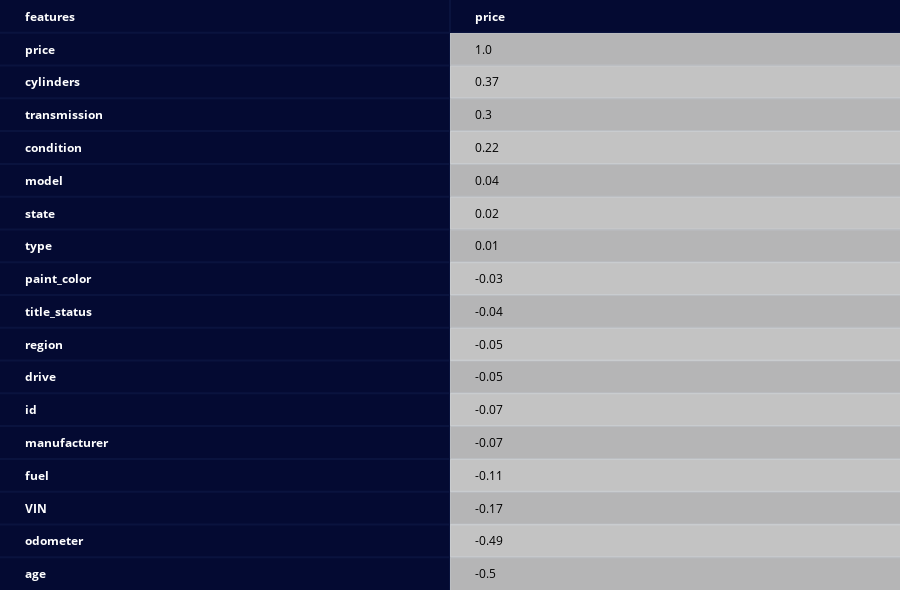

Notebook cell for this chart:
### Markdown cell above
##### As we can see from the describe pandas method, the mean is 0 and std is 1, so our dataset has a normal distribution

### Code cell
# Correlation of Normalise Dataset
corr_matrix_norm = pd.DataFrame(df_norm.corr())
corr_matrix_norm = corr_matrix_norm.round(decimals = 2)
create_table(corr_matrix_norm['price'].sort_values(ascending = False).to_frame(),index_title='features',index=True,)

### Figure 1 — Plotly figure (JSON) as saved in the notebook; plotly's stock layout.template omitted (floating-point values rounded to 4 significant figures)
{"data": [{"colorscale": [[0, "#00083e"], [0.5, "#ededee"], [1, "#ffffff"]], "hoverinfo": "none", "opacity": 0.75, "showscale": false, "z": [[0, 0], [0, 0.5], [0, 1], [0, 0.5], [0, 1], [0, 0.5], [0, 1], [0, 0.5], [0, 1], [0, 0.5], [0, 1], [0, 0.5], [0, 1], [0, 0.5], [0, 1], [0, 0.5], [0, 1], [0, 0.5]], "type": "heatmap"}], "layout": {"annotations": [{"align": "left", "font": {"color": "#ffffff"}, "showarrow": false, "text": "<b>features</b>", "x": -0.45, "xanchor": "left", "xref": "x", "y": 0, "yref": "y"}, {"align": "left", "font": {"color": "#ffffff"}, "showarrow": false, "text": "<b>price</b>", "x": 0.55, "xanchor": "left", "xref": "x", "y": 0, "yref": "y"}, {"align": "left", "font": {"color": "#ffffff"}, "showarrow": false, "text": "<b>price</b>", "x": -0.45, "xanchor": "left", "xref": "x", "y": 1, "yref": "y"}, {"align": "left", "font": {"color": "#000000"}, "showarrow": false, "text": "1.0", "x": 0.55, "xanchor": "left", "xref": "x", "y": 1, "yref": "y"}, {"align": "left", "font": {"color": "#ffffff"}, "showarrow": false, "text": "<b>cylinders</b>", "x": -0.45, "xanchor": "left", "xref": "x", "y": 2, "yref": "y"}, {"align": "left", "font": {"color": "#000000"}, "showarrow": false, "text": "0.37", "x": 0.55, "xanchor": "left", "xref": "x", "y": 2, "yref": "y"}, {"align": "left", "font": {"color": "#ffffff"}, "showarrow": false, "text": "<b>transmission</b>", "x": -0.45, "xanchor": "left", "xref": "x", "y": 3, "yref": "y"}, {"align": "left", "font": {"color": "#000000"}, "showarrow": false, "text": "0.3", "x": 0.55, "xanchor": "left", "xref": "x", "y": 3, "yref": "y"}, {"align": "left", "font": {"color": "#ffffff"}, "showarrow": false, "text": "<b>condition</b>", "x": -0.45, "xanchor": "left", "xref": "x", "y": 4, "yref": "y"}, {"align": "left", "font": {"color": "#000000"}, "showarrow": false, "text": "0.22", "x": 0.55, "xanchor": "left", "xref": "x", "y": 4, "yref": "y"}, {"align": "left", "font": {"color": "#ffffff"}, "showarrow": false, "text": "<b>model</b>", "x": -0.45, "xanchor": "left", "xref": "x", "y": 5, "yref": "y"}, {"align": "left", "font": {"color": "#000000"}, "showarrow": false, "text": "0.04", "x": 0.55, "xanchor": "left", "xref": "x", "y": 5, "yref": "y"}, {"align": "left", "font": {"color": "#ffffff"}, "showarrow": false, "text": "<b>state</b>", "x": -0.45, "xanchor": "left", "xref": "x", "y": 6, "yref": "y"}, {"align": "left", "font": {"color": "#000000"}, "showarrow": false, "text": "0.02", "x": 0.55, "xanchor": "left", "xref": "x", "y": 6, "yref": "y"}, {"align": "left", "font": {"color": "#ffffff"}, "showarrow": false, "text": "<b>type</b>", "x": -0.45, "xanchor": "left", "xref": "x", "y": 7, "yref": "y"}, {"align": "left", "font": {"color": "#000000"}, "showarrow": false, "text": "0.01", "x": 0.55, "xanchor": "left", "xref": "x", "y": 7, "yref": "y"}, {"align": "left", "font": {"color": "#ffffff"}, "showarrow": false, "text": "<b>paint_color</b>", "x": -0.45, "xanchor": "left", "xref": "x", "y": 8, "yref": "y"}, {"align": "left", "font": {"color": "#000000"}, "showarrow": false, "text": "-0.03", "x": 0.55, "xanchor": "left", "xref": "x", "y": 8, "yref": "y"}, {"align": "left", "font": {"color": "#ffffff"}, "showarrow": false, "text": "<b>title_status</b>", "x": -0.45, "xanchor": "left", "xref": "x", "y": 9, "yref": "y"}, {"align": "left", "font": {"color": "#000000"}, "showarrow": false, "text": "-0.04", "x": 0.55, "xanchor": "left", "xref": "x", "y": 9, "yref": "y"}, {"align": "left", "font": {"color": "#ffffff"}, "showarrow": false, "text": "<b>region</b>", "x": -0.45, "xanchor": "left", "xref": "x", "y": 10, "yref": "y"}, {"align": "left", "font": {"color": "#000000"}, "showarrow": false, "text": "-0.05", "x": 0.55, "xanchor": "left", "xref": "x", "y": 10, "yref": "y"}, {"align": "left", "font": {"color": "#ffffff"}, "showarrow": false, "text": "<b>drive</b>", "x": -0.45, "xanchor": "left", "xref": "x", "y": 11, "yref": "y"}, {"align": "left", "font": {"color": "#000000"}, "showarrow": false, "text": "-0.05", "x": 0.55, "xanchor": "left", "xref": "x", "y": 11, "yref": "y"}, {"align": "left", "font": {"color": "#ffffff"}, "showarrow": false, "text": "<b>id</b>", "x": -0.45, "xanchor": "left", "xref": "x", "y": 12, "yref": "y"}, {"align": "left", "font": {"color": "#000000"}, "showarrow": false, "text": "-0.07", "x": 0.55, "xanchor": "left", "xref": "x", "y": 12, "yref": "y"}, {"align": "left", "font": {"color": "#ffffff"}, "showarrow": false, "text": "<b>manufacturer</b>", "x": -0.45, "xanchor": "left", "xref": "x", "y": 13, "yref": "y"}, {"align": "left", "font": {"color": "#000000"}, "showarrow": false, "text": "-0.07", "x": 0.55, "xanchor": "left", "xref": "x", "y": 13, "yref": "y"}, {"align": "left", "font": {"color": "#ffffff"}, "showarrow": false, "text": "<b>fuel</b>", "x": -0.45, "xanchor": "left", "xref": "x", "y": 14, "yref": "y"}, {"align": "left", "font": {"color": "#000000"}, "showarrow": false, "text": "-0.11", "x": 0.55, "xanchor": "left", "xref": "x", "y": 14, "yref": "y"}, {"align": "left", "font": {"color": "#ffffff"}, "showarrow": false, "text": "<b>VIN</b>", "x": -0.45, "xanchor": "left", "xref": "x", "y": 15, "yref": "y"}, {"align": "left", "font": {"color": "#000000"}, "showarrow": false, "text": "-0.17", "x": 0.55, "xanchor": "left", "xref": "x", "y": 15, "yref": "y"}, {"align": "left", "font": {"color": "#ffffff"}, "showarrow": false, "text": "<b>odometer</b>", "x": -0.45, "xanchor": "left", "xref": "x", "y": 16, "yref": "y"}, {"align": "left", "font": {"color": "#000000"}, "showarrow": false, "text": "-0.49", "x": 0.55, "xanchor": "left", "xref": "x", "y": 16, "yref": "y"}, {"align": "left", "font": {"color": "#ffffff"}, "showarrow": false, "text": "<b>age</b>", "x": -0.45, "xanchor": "left", "xref": "x", "y": 17, "yref": "y"}, {"align": "left", "font": {"color": "#000000"}, "showarrow": false, "text": "-0.5", "x": 0.55, "xanchor": "left", "xref": "x", "y": 17, "yref": "y"}], "height": 590, "margin": {"b": 0, "l": 0, "r": 0, "t": 0}, "xaxis": {"dtick": 1, "gridwidth": 2, "showticklabels": false, "tick0": -0.5, "ticks": "", "zeroline": false}, "yaxis": {"autorange": "reversed", "dtick": 1, "gridwidth": 2, "showticklabels": false, "tick0": 0.5, "ticks": "", "zeroline": false}}}
